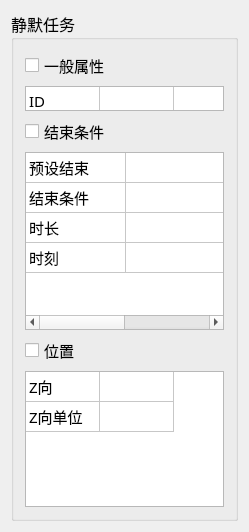
<?xml version="1.0" encoding="UTF-8"?>
<ui version="4.0">
 <class>SilentTaskEditorClass</class>
 <widget class="ITaskEditor" name="SilentTaskEditorClass">
  <property name="geometry">
   <rect>
    <x>0</x>
    <y>0</y>
    <width>249</width>
    <height>532</height>
   </rect>
  </property>
  <property name="windowTitle">
   <string>SilentTaskEditor</string>
  </property>
  <layout class="QGridLayout" name="gridLayout">
   <item row="0" column="0">
    <widget class="QGroupBox" name="groupBox">
     <property name="font">
      <font>
       <family>黑体</family>
       <pointsize>12</pointsize>
       <weight>50</weight>
       <bold>false</bold>
      </font>
     </property>
     <property name="title">
      <string>静默任务</string>
     </property>
     <layout class="QVBoxLayout" name="verticalLayout_4">
      <item>
       <layout class="QVBoxLayout" name="verticalLayout">
        <item>
         <widget class="QCheckBox" name="checkBox">
          <property name="font">
           <font>
            <family>黑体</family>
            <pointsize>11</pointsize>
            <weight>50</weight>
            <bold>false</bold>
           </font>
          </property>
          <property name="text">
           <string>一般属性</string>
          </property>
         </widget>
        </item>
        <item>
         <widget class="QTableWidget" name="tb_silentId">
          <property name="maximumSize">
           <size>
            <width>16777215</width>
            <height>25</height>
           </size>
          </property>
          <property name="font">
           <font>
            <family>黑体</family>
            <pointsize>11</pointsize>
            <weight>50</weight>
            <bold>false</bold>
           </font>
          </property>
          <attribute name="horizontalHeaderVisible">
           <bool>false</bool>
          </attribute>
          <attribute name="horizontalHeaderDefaultSectionSize">
           <number>74</number>
          </attribute>
          <attribute name="horizontalHeaderHighlightSections">
           <bool>true</bool>
          </attribute>
          <attribute name="horizontalHeaderShowSortIndicator" stdset="0">
           <bool>false</bool>
          </attribute>
          <attribute name="verticalHeaderVisible">
           <bool>false</bool>
          </attribute>
          <row>
           <property name="text">
            <string>新建行</string>
           </property>
          </row>
          <column>
           <property name="text">
            <string>新建列</string>
           </property>
          </column>
          <column>
           <property name="text">
            <string>新建列</string>
           </property>
          </column>
          <item row="0" column="0">
           <property name="text">
            <string>ID</string>
           </property>
          </item>
          <item row="0" column="1">
           <property name="text">
            <string/>
           </property>
          </item>
         </widget>
        </item>
       </layout>
      </item>
      <item>
       <layout class="QVBoxLayout" name="verticalLayout_2">
        <item>
         <widget class="QCheckBox" name="checkBox_2">
          <property name="font">
           <font>
            <family>黑体</family>
            <pointsize>11</pointsize>
            <weight>50</weight>
            <bold>false</bold>
           </font>
          </property>
          <property name="text">
           <string>结束条件</string>
          </property>
         </widget>
        </item>
        <item>
         <widget class="QTableWidget" name="tb_silentEnd">
          <property name="font">
           <font>
            <family>黑体</family>
            <pointsize>11</pointsize>
            <weight>50</weight>
            <bold>false</bold>
           </font>
          </property>
          <attribute name="horizontalHeaderVisible">
           <bool>false</bool>
          </attribute>
          <attribute name="horizontalHeaderMinimumSectionSize">
           <number>25</number>
          </attribute>
          <attribute name="verticalHeaderVisible">
           <bool>false</bool>
          </attribute>
          <row>
           <property name="text">
            <string/>
           </property>
          </row>
          <row>
           <property name="text">
            <string/>
           </property>
          </row>
          <row>
           <property name="text">
            <string>新建行</string>
           </property>
          </row>
          <row>
           <property name="text">
            <string/>
           </property>
          </row>
          <column>
           <property name="text">
            <string/>
           </property>
          </column>
          <column>
           <property name="text">
            <string/>
           </property>
          </column>
          <item row="0" column="0">
           <property name="text">
            <string>预设结束</string>
           </property>
          </item>
          <item row="0" column="1">
           <property name="text">
            <string/>
           </property>
           <property name="textAlignment">
            <set>AlignCenter</set>
           </property>
          </item>
          <item row="1" column="0">
           <property name="text">
            <string>结束条件</string>
           </property>
          </item>
          <item row="2" column="0">
           <property name="text">
            <string>时长</string>
           </property>
          </item>
          <item row="3" column="0">
           <property name="text">
            <string>时刻</string>
           </property>
          </item>
         </widget>
        </item>
       </layout>
      </item>
      <item>
       <layout class="QVBoxLayout" name="verticalLayout_3">
        <item>
         <widget class="QCheckBox" name="checkBox_3">
          <property name="font">
           <font>
            <family>黑体</family>
            <pointsize>11</pointsize>
            <weight>50</weight>
            <bold>false</bold>
           </font>
          </property>
          <property name="text">
           <string>位置</string>
          </property>
         </widget>
        </item>
        <item>
         <widget class="QTableWidget" name="tb_silentPosition">
          <property name="maximumSize">
           <size>
            <width>16777215</width>
            <height>150</height>
           </size>
          </property>
          <property name="font">
           <font>
            <family>黑体</family>
            <pointsize>11</pointsize>
            <weight>50</weight>
            <bold>false</bold>
           </font>
          </property>
          <attribute name="horizontalHeaderVisible">
           <bool>false</bool>
          </attribute>
          <attribute name="horizontalHeaderDefaultSectionSize">
           <number>74</number>
          </attribute>
          <attribute name="horizontalHeaderHighlightSections">
           <bool>true</bool>
          </attribute>
          <attribute name="horizontalHeaderShowSortIndicator" stdset="0">
           <bool>false</bool>
          </attribute>
          <attribute name="verticalHeaderVisible">
           <bool>false</bool>
          </attribute>
          <row>
           <property name="text">
            <string>新建行</string>
           </property>
          </row>
          <row>
           <property name="text">
            <string>新建行</string>
           </property>
          </row>
          <column>
           <property name="text">
            <string>新建列</string>
           </property>
          </column>
          <column>
           <property name="text">
            <string>新建列</string>
           </property>
          </column>
          <item row="0" column="0">
           <property name="text">
            <string>Z向</string>
           </property>
          </item>
          <item row="1" column="0">
           <property name="text">
            <string>Z向单位</string>
           </property>
          </item>
         </widget>
        </item>
       </layout>
      </item>
     </layout>
    </widget>
   </item>
  </layout>
 </widget>
 <layoutdefault spacing="6" margin="11"/>
 <customwidgets>
  <customwidget>
   <class>ITaskEditor</class>
   <extends>QWidget</extends>
   <header>itaskeditor.h</header>
   <container>1</container>
  </customwidget>
 </customwidgets>
 <resources/>
 <connections/>
</ui>
